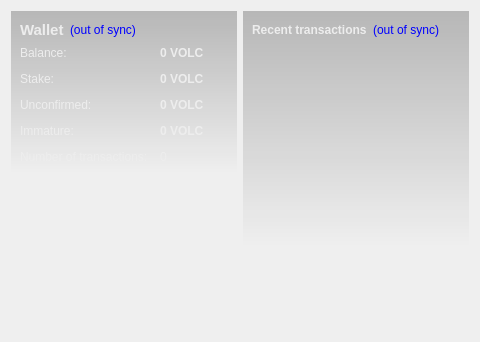
<?xml version="1.0" encoding="UTF-8"?>
<ui version="4.0">
 <class>OverviewPage</class>
 <widget class="QWidget" name="OverviewPage">
  <property name="geometry">
   <rect>
    <x>0</x>
    <y>0</y>
    <width>480</width>
    <height>342</height>
   </rect>
  </property>
  <property name="windowTitle">
   <string>Form</string>
  </property>
  <property name="styleSheet">
   <string notr="true">#OverviewPage { color: #ededed; }</string>
  </property>
  <layout class="QHBoxLayout" name="horizontalLayout" stretch="1,1">
   <item>
    <layout class="QVBoxLayout" name="verticalLayout_2">
     <item>
      <widget class="QFrame" name="frame">
       <property name="styleSheet">
        <string notr="true">#frame { background-color: qlineargradient(spread:pad, x1:0, y1:0, x2:0, y2:1, stop:0 rgba(0,0,0,60), stop:1.0 rgba(0,0,0,0)); }</string>
       </property>
       <layout class="QVBoxLayout" name="verticalLayout_4">
        <item>
         <layout class="QHBoxLayout" name="horizontalLayout_4">
          <item>
           <widget class="QLabel" name="label_5">
            <property name="font">
             <font>
              <pointsize>11</pointsize>
              <weight>75</weight>
              <bold>true</bold>
             </font>
            </property>
            <property name="styleSheet">
             <string notr="true">color: #ededed;</string>
            </property>
            <property name="text">
             <string>Wallet</string>
            </property>
           </widget>
          </item>
          <item>
           <widget class="QLabel" name="labelWalletStatus">
            <property name="toolTip">
             <string>The displayed information may be out of date. Your wallet automatically synchronizes with the VOLCanocoin network after a connection is established, but this process has not completed yet.</string>
            </property>
            <property name="styleSheet">
             <string notr="true">QLabel { color: blue; }</string>
            </property>
            <property name="text">
             <string notr="true">(out of sync)</string>
            </property>
            <property name="alignment">
             <set>Qt::AlignLeading|Qt::AlignLeft|Qt::AlignVCenter</set>
            </property>
           </widget>
          </item>
          <item>
           <spacer name="horizontalSpacer_2">
            <property name="orientation">
             <enum>Qt::Horizontal</enum>
            </property>
            <property name="sizeHint" stdset="0">
             <size>
              <width>40</width>
              <height>20</height>
             </size>
            </property>
           </spacer>
          </item>
         </layout>
        </item>
        <item>
         <layout class="QFormLayout" name="formLayout_2">
          <property name="fieldGrowthPolicy">
           <enum>QFormLayout::AllNonFixedFieldsGrow</enum>
          </property>
          <property name="horizontalSpacing">
           <number>12</number>
          </property>
          <property name="verticalSpacing">
           <number>12</number>
          </property>
          <item row="0" column="0">
           <widget class="QLabel" name="label">
            <property name="styleSheet">
             <string notr="true">color: #ededed;</string>
            </property>
            <property name="text">
             <string>Balance:</string>
            </property>
           </widget>
          </item>
          <item row="0" column="1">
           <widget class="QLabel" name="labelBalance">
            <property name="font">
             <font>
              <weight>75</weight>
              <bold>true</bold>
             </font>
            </property>
            <property name="cursor">
             <cursorShape>IBeamCursor</cursorShape>
            </property>
            <property name="toolTip">
             <string>Your current balance</string>
            </property>
            <property name="styleSheet">
             <string notr="true">color: #ededed;</string>
            </property>
            <property name="text">
             <string notr="true">0 VOLC</string>
            </property>
            <property name="textInteractionFlags">
             <set>Qt::LinksAccessibleByMouse|Qt::TextSelectableByKeyboard|Qt::TextSelectableByMouse</set>
            </property>
           </widget>
          </item>
          <item row="1" column="0">
           <widget class="QLabel" name="label_6">
            <property name="styleSheet">
             <string notr="true">color: #ededed;</string>
            </property>
            <property name="text">
             <string>Stake:</string>
            </property>
           </widget>
          </item>
          <item row="1" column="1">
           <widget class="QLabel" name="labelStake">
            <property name="font">
             <font>
              <weight>75</weight>
              <bold>true</bold>
             </font>
            </property>
            <property name="cursor">
             <cursorShape>IBeamCursor</cursorShape>
            </property>
            <property name="toolTip">
             <string>Total of coins that was staked, and do not yet count toward the current balance</string>
            </property>
            <property name="styleSheet">
             <string notr="true">color: #ededed;</string>
            </property>
            <property name="text">
             <string notr="true">0 VOLC</string>
            </property>
            <property name="textInteractionFlags">
             <set>Qt::LinksAccessibleByMouse|Qt::TextSelectableByKeyboard|Qt::TextSelectableByMouse</set>
            </property>
           </widget>
          </item>
          <item row="2" column="0">
           <widget class="QLabel" name="label_3">
            <property name="styleSheet">
             <string notr="true">color: #ededed;</string>
            </property>
            <property name="text">
             <string>Unconfirmed:</string>
            </property>
           </widget>
          </item>
          <item row="2" column="1">
           <widget class="QLabel" name="labelUnconfirmed">
            <property name="font">
             <font>
              <weight>75</weight>
              <bold>true</bold>
             </font>
            </property>
            <property name="cursor">
             <cursorShape>IBeamCursor</cursorShape>
            </property>
            <property name="toolTip">
             <string>Total of transactions that have yet to be confirmed, and do not yet count toward the current balance</string>
            </property>
            <property name="styleSheet">
             <string notr="true">color: #ededed;</string>
            </property>
            <property name="text">
             <string notr="true">0 VOLC</string>
            </property>
            <property name="textInteractionFlags">
             <set>Qt::LinksAccessibleByMouse|Qt::TextSelectableByKeyboard|Qt::TextSelectableByMouse</set>
            </property>
           </widget>
          </item>
          <item row="3" column="0">
           <widget class="QLabel" name="labelImmatureText">
            <property name="styleSheet">
             <string notr="true">color: #ededed;</string>
            </property>
            <property name="text">
             <string>Immature:</string>
            </property>
           </widget>
          </item>
          <item row="3" column="1">
           <widget class="QLabel" name="labelImmature">
            <property name="font">
             <font>
              <weight>75</weight>
              <bold>true</bold>
             </font>
            </property>
            <property name="toolTip">
             <string>Mined balance that has not yet matured</string>
            </property>
            <property name="styleSheet">
             <string notr="true">color: #ededed;</string>
            </property>
            <property name="text">
             <string notr="true">0 VOLC</string>
            </property>
            <property name="textInteractionFlags">
             <set>Qt::LinksAccessibleByMouse|Qt::TextSelectableByKeyboard|Qt::TextSelectableByMouse</set>
            </property>
           </widget>
          </item>
          <item row="4" column="0">
           <widget class="QLabel" name="label_2">
            <property name="styleSheet">
             <string notr="true">color: #ededed;</string>
            </property>
            <property name="text">
             <string>Number of transactions:</string>
            </property>
           </widget>
          </item>
          <item row="4" column="1">
           <widget class="QLabel" name="labelNumTransactions">
            <property name="toolTip">
             <string>Total number of transactions in wallet</string>
            </property>
            <property name="styleSheet">
             <string notr="true">color: #ededed;</string>
            </property>
            <property name="text">
             <string notr="true">0</string>
            </property>
           </widget>
          </item>
         </layout>
        </item>
       </layout>
      </widget>
     </item>
     <item>
      <spacer name="verticalSpacer">
       <property name="orientation">
        <enum>Qt::Vertical</enum>
       </property>
       <property name="sizeHint" stdset="0">
        <size>
         <width>20</width>
         <height>40</height>
        </size>
       </property>
      </spacer>
     </item>
     <item>
      <widget class="QLabel" name="label_6">
       <property name="text">
        <string/>
       </property>
       <property name="pixmap">
        <pixmap resource="../bitcoin.qrc">:/images/backg</pixmap>
       </property>
       <property name="scaledContents">
        <bool>false</bool>
       </property>
       <property name="alignment">
        <set>Qt::AlignCenter</set>
       </property>
       <property name="margin">
        <number>-2</number>
       </property>
      </widget>
     </item>
    </layout>
   </item>
   <item>
    <layout class="QVBoxLayout" name="verticalLayout_3">
     <item>
      <widget class="QFrame" name="frame_2">
       <property name="styleSheet">
        <string notr="true">#frame_2 { background-color: qlineargradient(spread:pad, x1:0, y1:0, x2:0, y2:1, stop:0 rgba(0,0,0,60), stop:1.0 rgba(0,0,0,0)); }</string>
       </property>
       <layout class="QVBoxLayout" name="verticalLayout">
        <item>
         <layout class="QHBoxLayout" name="horizontalLayout_2">
          <item>
           <widget class="QLabel" name="label_4">
            <property name="styleSheet">
             <string notr="true">color: #ededed;</string>
            </property>
            <property name="text">
             <string>&lt;b&gt;Recent transactions&lt;/b&gt;</string>
            </property>
           </widget>
          </item>
          <item>
           <widget class="QLabel" name="labelTransactionsStatus">
            <property name="toolTip">
             <string>The displayed information may be out of date. Your wallet automatically synchronizes with the VOLCanocoin network after a connection is established, but this process has not completed yet.</string>
            </property>
            <property name="styleSheet">
             <string notr="true">QLabel { color: blue; }</string>
            </property>
            <property name="text">
             <string notr="true">(out of sync)</string>
            </property>
            <property name="alignment">
             <set>Qt::AlignRight|Qt::AlignTrailing|Qt::AlignVCenter</set>
            </property>
           </widget>
          </item>
          <item>
           <spacer name="horizontalSpacer">
            <property name="orientation">
             <enum>Qt::Horizontal</enum>
            </property>
            <property name="sizeHint" stdset="0">
             <size>
              <width>40</width>
              <height>20</height>
             </size>
            </property>
           </spacer>
          </item>
         </layout>
        </item>
        <item>
         <widget class="QListView" name="listTransactions">
          <property name="styleSheet">
           <string notr="true">QListView { background: transparent; }</string>
          </property>
          <property name="frameShape">
           <enum>QFrame::NoFrame</enum>
          </property>
          <property name="verticalScrollBarPolicy">
           <enum>Qt::ScrollBarAlwaysOff</enum>
          </property>
          <property name="horizontalScrollBarPolicy">
           <enum>Qt::ScrollBarAlwaysOff</enum>
          </property>
          <property name="selectionMode">
           <enum>QAbstractItemView::NoSelection</enum>
          </property>
         </widget>
        </item>
       </layout>
      </widget>
     </item>
     <item>
      <spacer name="verticalSpacer_2">
       <property name="orientation">
        <enum>Qt::Vertical</enum>
       </property>
       <property name="sizeHint" stdset="0">
        <size>
         <width>20</width>
         <height>40</height>
        </size>
       </property>
      </spacer>
     </item>
    </layout>
   </item>
  </layout>
 </widget>
 <resources>
  <include location="../bitcoin.qrc"/>
 </resources>
 <connections/>
</ui>
